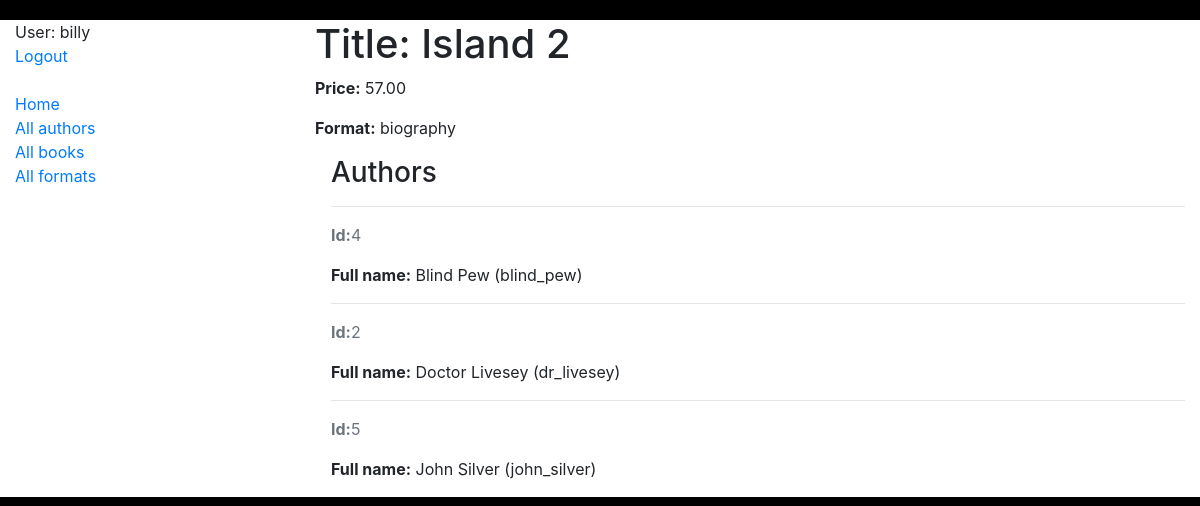
The app's page /catalog/books/3/ (signed in) with its own data.
### catalog/models.py (models this page shows, shortened)
class Author(AbstractUser):
    pseudonym = models.CharField(max_length=63, null=True, blank=True)
    class Meta:
        ordering = ["username"]

class Book(models.Model):
    title = models.CharField(max_length=255)
    price = models.DecimalField(max_digits=7, decimal_places=2)
    format = models.ForeignKey(
        LiteraryFormat,
        on_delete=models.CASCADE,
        related_name="books"
    )
    authors = models.ManyToManyField(settings.AUTH_USER_MODEL, related_name="books")
    class Meta:
        ordering = ["title"]

class LiteraryFormat(models.Model):
    name = models.CharField(max_length=63)
    class Meta:
        ordering = ["name"]

### catalog/views.py (the view)
class BookDetailView(LoginRequiredMixin, generic.DetailView):
    model = Book

### templates/catalog/book_detail.html (shortened to what this page needs)
{% extends 'base.html' %}
{% block content %}
  <h1>Title: {{ book.title }}</h1>
  <p><strong>Price:</strong> {{ book.price }}</p>
  <p><strong>Format:</strong> {{ book.format.name }}</p>
  <div class="ml-3">
    <h3>Authors</h3>
    {% for author in book.authors.all %}
      <hr>
      <p class="text-muted"><strong>Id:</strong>{{ author.id }}</p>
      <p>
        <strong>Full name:</strong>
        {{ author.first_name }} {{ author.last_name }}
        {% if author.pseudonym %}
          ({{ author.pseudonym }})
        {% endif %}
      </p>
    {% empty %}
      <p>No authors</p>
    {% endfor %}
  </div>
{% endblock %}

### templates/includes/sidebar.html
<ul class="sidebar-nav">
    {% if user.is_authenticated %}
      <li>User: {{ user.username }}</li>
      <li><a href="{% url 'logout' %}">Logout</a></li>
    {% else %}
      <li><a href="{% url 'login' %}">Login</a></li>
    {% endif %}
    <br>
    <li><a href="{% url 'catalog:index' %}">Home</a></li>
    <li><a href="{% url 'catalog:author-list' %}">All authors</a></li>
    <li><a href="{% url 'catalog:book-list' %}">All books</a></li>
    <li><a href="{% url 'catalog:literary-format-list' %}">All formats</a></li>
</ul>

### static/css/styles.css (style rules this page uses)
body { margin-top: 20px; }
.sidebar-nav { padding: 0; list-style: none; }
html { background-color: black; }

### records on screen
Author: username "billy"
Book: title "Island 2", price "57.00", format.name "biography"
Author: id "4", first_name "Blind", last_name "Pew", pseudonym "blind_pew"
Author: id "2", first_name "Doctor", last_name "Livesey", pseudonym "dr_livesey"
Author: id "5", first_name "John", last_name "Silver", pseudonym "john_silver"
